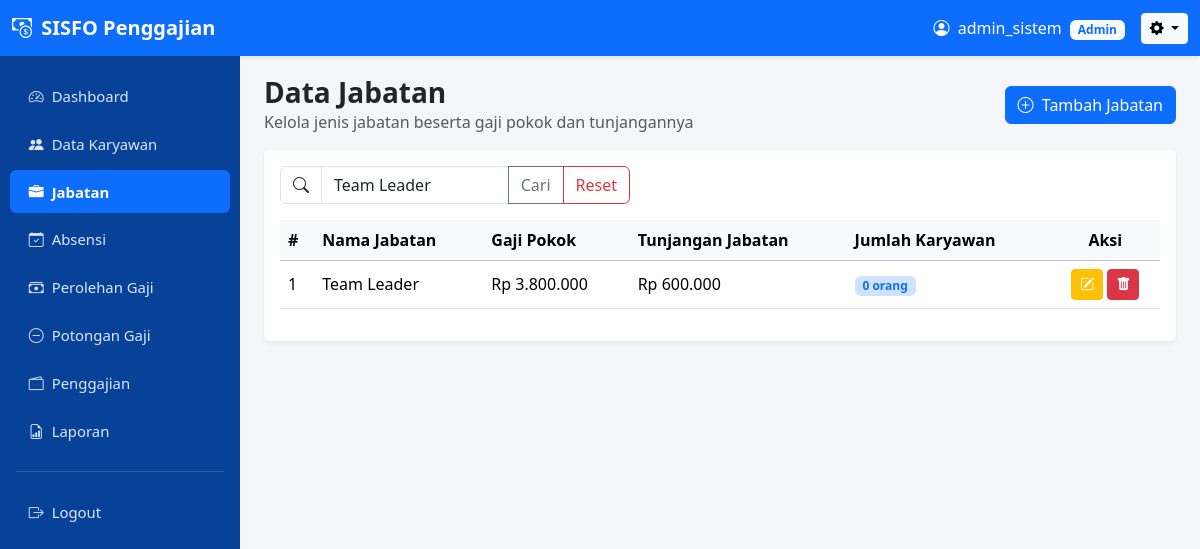
/jabatan/index.php?cari=Team Leader (signed in), run on the app's committed database.
### tables this page shows
CREATE TABLE `jabatan` (
  `id_jabatan` int(11) NOT NULL,
  `nama_jabatan` varchar(100) NOT NULL,
  `gaji_pokok` int(11) NOT NULL,
  `tunjangan_jabatan` int(11) DEFAULT 0
);

### jabatan/index.php (the view, shortened to what this page needs)
<?php
require_once '../config/config.php';
$cari = trim($_GET['cari'] ?? '');
$sql = "SELECT j.*,
        (SELECT COUNT(*) FROM karyawan k WHERE k.id_jabatan = j.id_jabatan) AS jumlah_karyawan
        FROM jabatan j";
if ($cari !== '') {
    $sql .= " WHERE j.nama_jabatan LIKE :cari";
}
$sql .= " ORDER BY j.nama_jabatan ASC";
$stmt = $koneksi->prepare($sql);
if ($cari !== '') {
    $stmt->bindValue(':cari', "%{$cari}%");
}
$stmt->execute();
$daftar_jabatan = $stmt->fetchAll();
require_once '../component/header.php';
require_once '../component/sidebar.php';
?>
<div class="d-flex justify-content-between align-items-center mb-3">
    <div>
        <h3 class="fw-bold mb-0">Data Jabatan</h3>
        <p class="text-muted mb-0">Kelola jenis jabatan beserta gaji pokok dan tunjangannya</p>
    </div>
    <a href="tambah.php" class="btn btn-primary">
        <i class="bi bi-plus-circle me-1"></i> Tambah Jabatan
    </a>
</div>
<div class="card border-0 shadow-sm">
    <div class="card-body">
        <form method="GET" class="mb-3">
            <div class="input-group" style="max-width: 350px;">
                <span class="input-group-text bg-white"><i class="bi bi-search"></i></span>
                <input type="text" name="cari" class="form-control" placeholder="Cari nama jabatan..." value="<?= htmlspecialchars($cari) ?>">
                <button type="submit" class="btn btn-outline-secondary">Cari</button>
                <?php if ($cari !== ''): ?>
                    <a href="index.php" class="btn btn-outline-danger">Reset</a>
                <?php endif; ?>
            </div>
        </form>
        <div class="table-responsive">
            <table class="table table-hover align-middle">
                <thead class="table-light">
                    <tr>
                        <th>#</th>
                        <th>Nama Jabatan</th>
                        <th>Gaji Pokok</th>
                        <th>Tunjangan Jabatan</th>
                        <th>Jumlah Karyawan</th>
                        <th class="text-center">Aksi</th>
                    </tr>
                </thead>
                <tbody>
                    <?php if (count($daftar_jabatan) === 0): ?>
                        <tr>
                            <td colspan="6" class="text-center text-muted py-4">
                                <i class="bi bi-inbox fs-4 d-block mb-1"></i>
                                Belum ada data jabatan.
                            </td>
                        </tr>
                    <?php else: ?>
                        <?php $no = 1; foreach ($daftar_jabatan as $row): ?>
                            <tr>
                                <td><?= $no++ ?></td>
                                <td><?= htmlspecialchars($row['nama_jabatan']) ?></td>
                                <td>Rp <?= number_format($row['gaji_pokok'], 0, ',', '.') ?></td>
                                <td>Rp <?= number_format($row['tunjangan_jabatan'], 0, ',', '.') ?></td>
                                <td>
                                    <span class="badge bg-primary-subtle text-primary"><?= $row['jumlah_karyawan'] ?> orang</span>
                                </td>
                                <td class="text-center">
                                    <a href="edit.php?id=<?= $row['id_jabatan'] ?>" class="btn btn-sm btn-warning text-white" title="Edit">
                                        <i class="bi bi-pencil-square"></i>
                                    </a>
                                    <a href="hapus.php?id=<?= $row['id_jabatan'] ?>"
                                       class="btn btn-sm btn-danger"
                                       title="Hapus"
                                       onclick="return confirm('Yakin ingin menghapus jabatan \'<?= htmlspecialchars(addslashes($row['nama_jabatan'])) ?>\'?<?= $row['jumlah_karyawan'] > 0 ? ' Ada ' . $row['jumlah_karyawan'] . ' karyawan yang memakai jabatan ini, jabatan mereka akan dikosongkan.' : '' ?>');">
                                        <i class="bi bi-trash-fill"></i>
                                    </a>
                                </td>
                            </tr>
                        <?php endforeach; ?>
                    <?php endif; ?>
                </tbody>
            </table>
        </div>
    </div>
</div>
<?php require_once '../component/footer.php'; ?>

### data on the page
jabatan: nama_jabatan "Team Leader", gaji_pokok "3.800.000", tunjangan_jabatan "600.000", jumlah_karyawan "0"

### other printed values
$nama_tampil "admin_sistem"
$role_tampil "Admin"
$item['label'] "Dashboard"
$item['label'] "Data Karyawan"
$item['label'] "Jabatan"
$item['label'] "Absensi"
$item['label'] "Perolehan Gaji"
$item['label'] "Potongan Gaji"
$item['label'] "Penggajian"
$item['label'] "Laporan"
